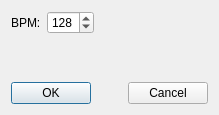
<?xml version="1.0" encoding="UTF-8"?>
<ui version="4.0">
 <class>setBPMPlayedClass</class>
 <widget class="QDialog" name="setBPMPlayedClass">
  <property name="geometry">
   <rect>
    <x>0</x>
    <y>0</y>
    <width>219</width>
    <height>115</height>
   </rect>
  </property>
  <property name="windowTitle">
   <string>Set BPM played</string>
  </property>
  <layout class="QVBoxLayout" name="verticalLayout">
   <item>
    <layout class="QHBoxLayout" name="horizontalLayout">
     <item>
      <widget class="QLabel" name="label">
       <property name="text">
        <string>BPM:</string>
       </property>
      </widget>
     </item>
     <item>
      <widget class="QSpinBox" name="bpmValue">
       <property name="maximum">
        <number>200</number>
       </property>
       <property name="value">
        <number>128</number>
       </property>
      </widget>
     </item>
     <item>
      <spacer name="horizontalSpacer">
       <property name="orientation">
        <enum>Qt::Horizontal</enum>
       </property>
       <property name="sizeHint" stdset="0">
        <size>
         <width>40</width>
         <height>20</height>
        </size>
       </property>
      </spacer>
     </item>
    </layout>
   </item>
   <item>
    <spacer name="verticalSpacer">
     <property name="orientation">
      <enum>Qt::Vertical</enum>
     </property>
     <property name="sizeHint" stdset="0">
      <size>
       <width>20</width>
       <height>40</height>
      </size>
     </property>
    </spacer>
   </item>
   <item>
    <layout class="QHBoxLayout" name="horizontalLayout_4">
     <item>
      <widget class="QPushButton" name="okButton">
       <property name="text">
        <string>OK</string>
       </property>
       <property name="icon">
        <iconset resource="../../resources.qrc">
         <normaloff>:/icons/resources/button_ok.png</normaloff>:/icons/resources/button_ok.png</iconset>
       </property>
      </widget>
     </item>
     <item>
      <spacer name="horizontalSpacer_4">
       <property name="orientation">
        <enum>Qt::Horizontal</enum>
       </property>
       <property name="sizeHint" stdset="0">
        <size>
         <width>40</width>
         <height>20</height>
        </size>
       </property>
      </spacer>
     </item>
     <item>
      <widget class="QPushButton" name="cancelButton">
       <property name="text">
        <string>Cancel</string>
       </property>
       <property name="icon">
        <iconset resource="../../resources.qrc">
         <normaloff>:/icons/resources/cancel.png</normaloff>:/icons/resources/cancel.png</iconset>
       </property>
      </widget>
     </item>
    </layout>
   </item>
  </layout>
 </widget>
 <resources>
  <include location="../../resources.qrc"/>
 </resources>
 <connections/>
</ui>
